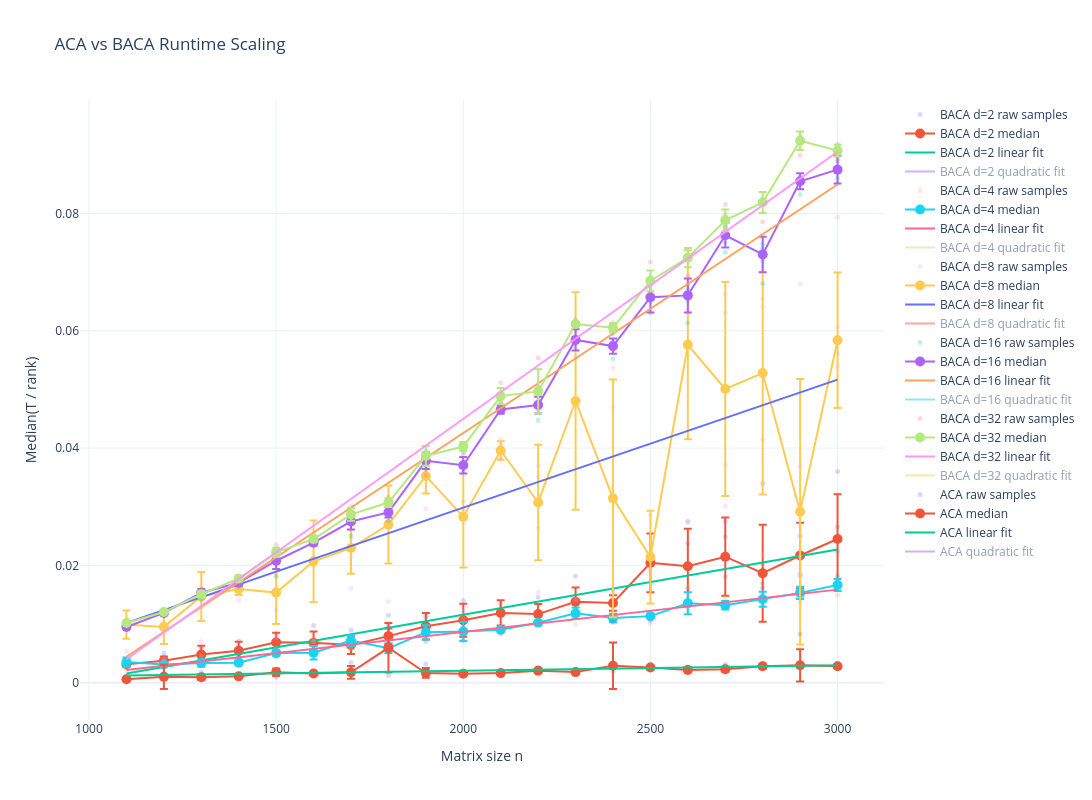

The notebook cell saved with this chart:
### Code cell
import pandas as pd
import numpy as np
import plotly.graph_objects as go

# =========================================================
# LOAD CSV DATA
# =========================================================

baca = pd.read_csv("baca_results.csv")
aca = pd.read_csv("aca_results.csv")

# =========================================================
# CREATE FIGURE
# =========================================================

fig = go.Figure()

# =========================================================
# BACA ANALYSIS
# =========================================================

d_values = sorted(baca["d"].unique())

for d in d_values:

    # -----------------------------------------------------
    # FILTER d
    # -----------------------------------------------------

    df = baca[baca["d"] == d].copy()

    # -----------------------------------------------------
    # GROUP BY n
    #
    # We now compute robust statistics because
    # every repeat is stored individually.
    # -----------------------------------------------------

    grouped = (
        df.groupby("n")
        .agg({
            "elapsed": ["median", "mean", "std"],
            "rank": ["median", "mean", "std"],
            "T_over_rank": ["median", "mean", "std"],
            "T_over_nk": ["median", "mean", "std"],
            "T_over_nk2": ["median", "mean", "std"]
        })
    )

    # flatten multi-index columns
    grouped.columns = [
        "_".join(col).strip()
        for col in grouped.columns.values
    ]

    grouped = grouped.reset_index()

    # -----------------------------------------------------
    # USE MEDIAN T/rank
    #
    # Median is MUCH more stable for randomized
    # algorithms than mean.
    # -----------------------------------------------------

    x = grouped["n"].to_numpy()

    y = grouped["T_over_rank_median"].to_numpy()

    y_std = grouped["T_over_rank_std"].to_numpy()

    # -----------------------------------------------------
    # RAW MEASUREMENTS (faint)
    # -----------------------------------------------------

    fig.add_trace(
        go.Scatter(
            x=df["n"],
            y=df["T_over_rank"],
            mode='markers',
            opacity=0.25,
            marker=dict(size=5),
            name=f'BACA d={d} raw samples'
        )
    )

    # -----------------------------------------------------
    # MEDIAN + ERROR BARS
    # -----------------------------------------------------

    fig.add_trace(
        go.Scatter(
            x=x,
            y=y,
            mode='markers+lines',
            error_y=dict(
                type='data',
                array=y_std,
                visible=True
            ),
            marker=dict(size=10),
            name=f'BACA d={d} median'
        )
    )

    # -----------------------------------------------------
    # LINEAR FIT TO MEDIAN
    # -----------------------------------------------------

    coeff_lin = np.polyfit(x, y, 1)

    fit_lin = np.poly1d(coeff_lin)

    x_fit = np.linspace(
        np.min(x),
        np.max(x),
        300
    )

    fig.add_trace(
        go.Scatter(
            x=x_fit,
            y=fit_lin(x_fit),
            mode='lines',
            name=f'BACA d={d} linear fit'
        )
    )

    # -----------------------------------------------------
    # QUADRATIC FIT TO MEDIAN
    # -----------------------------------------------------

    coeff_quad = np.polyfit(x, y, 2)

    fit_quad = np.poly1d(coeff_quad)

    fig.add_trace(
        go.Scatter(
            x=x_fit,
            y=fit_quad(x_fit),
            mode='lines',
            visible='legendonly',
            name=f'BACA d={d} quadratic fit'
        )
    )

    # -----------------------------------------------------
    # PRINT STATS
    # -----------------------------------------------------

    print("\n================================================")
    print(f"BACA d = {d}")
    print("================================================")

    print("\nMedian T/rank values:")
    print(grouped[["n", "T_over_rank_median"]])

    print("\nStd(T/rank):")
    print(grouped[["n", "T_over_rank_std"]])

    print("\nLinear coefficients:")
    print(coeff_lin)

    print("\nQuadratic coefficients:")
    print(coeff_quad)

# =========================================================
# ACA ANALYSIS
# =========================================================

grouped_aca = (
    aca.groupby("n")
    .agg({
        "elapsed": ["median", "mean", "std"],
        "rank": ["median", "mean", "std"],
        "T_over_rank": ["median", "mean", "std"],
        "T_over_nk": ["median", "mean", "std"],
        "T_over_nk2": ["median", "mean", "std"]
    })
)

grouped_aca.columns = [
    "_".join(col).strip()
    for col in grouped_aca.columns.values
]

grouped_aca = grouped_aca.reset_index()

# ---------------------------------------------------------
# MEDIAN DATA
# ---------------------------------------------------------

x_aca = grouped_aca["n"].to_numpy()

y_aca = grouped_aca["T_over_rank_median"].to_numpy()

y_std_aca = grouped_aca["T_over_rank_std"].to_numpy()

# ---------------------------------------------------------
# RAW ACA SAMPLES
# ---------------------------------------------------------

fig.add_trace(
    go.Scatter(
        x=aca["n"],
        y=aca["T_over_rank"],
        mode='markers',
        opacity=0.25,
        marker=dict(size=5),
        name='ACA raw samples'
    )
)

# ---------------------------------------------------------
# ACA MEDIAN + ERROR BARS
# ---------------------------------------------------------

fig.add_trace(
    go.Scatter(
        x=x_aca,
        y=y_aca,
        mode='markers+lines',
        error_y=dict(
            type='data',
            array=y_std_aca,
            visible=True
        ),
        marker=dict(size=10),
        name='ACA median'
    )
)

# ---------------------------------------------------------
# ACA LINEAR FIT
# ---------------------------------------------------------

coeff_lin_aca = np.polyfit(x_aca, y_aca, 1)

fit_lin_aca = np.poly1d(coeff_lin_aca)

x_fit_aca = np.linspace(
    np.min(x_aca),
    np.max(x_aca),
    300
)

fig.add_trace(
    go.Scatter(
        x=x_fit_aca,
        y=fit_lin_aca(x_fit_aca),
        mode='lines',
        name='ACA linear fit'
    )
)

# ---------------------------------------------------------
# ACA QUADRATIC FIT
# ---------------------------------------------------------

coeff_quad_aca = np.polyfit(x_aca, y_aca, 2)

fit_quad_aca = np.poly1d(coeff_quad_aca)

fig.add_trace(
    go.Scatter(
        x=x_fit_aca,
        y=fit_quad_aca(x_fit_aca),
        mode='lines',
        visible='legendonly',
        name='ACA quadratic fit'
    )
)

# =========================================================
# PRINT ACA STATS
# =========================================================

print("\n================================================")
print("ACA")
print("================================================")

print("\nMedian T/rank values:")
print(grouped_aca[["n", "T_over_rank_median"]])

print("\nStd(T/rank):")
print(grouped_aca[["n", "T_over_rank_std"]])

print("\nLinear coefficients:")
print(coeff_lin_aca)

print("\nQuadratic coefficients:")
print(coeff_quad_aca)

# =========================================================
# LAYOUT
# =========================================================

fig.update_layout(
    title="ACA vs BACA Runtime Scaling",
    xaxis_title="Matrix size n",
    yaxis_title="Median(T / rank)",
    template="plotly_white",
    hovermode="closest",
    width=1400,
    height=800
)

# =========================================================
# SHOW
# =========================================================

fig.show()

### Figure 1 — Plotly figure (JSON) as saved in the notebook; plotly's stock layout.template omitted (floating-point values rounded to 4 significant figures; data arrays with more than 128 entries replaced by an {"elided": "..."} marker saying what was removed)
{"data": [{"marker": {"size": 5}, "mode": "markers", "name": "BACA d=2 raw samples", "opacity": 0.25, "type": "scatter", "x": [1100, 1100, 1100, 1100, 1200, 1200, 1200, 1200, 1300, 1300, 1300, 1300, 1400, 1400, 1400, 1400, 1500, 1500, 1500, 1500, 1600, 1600, 1600, 1600, 1700, 1700, 1700, 1700, 1800, 1800, 1800, 1800, 1900, 1900, 1900, 1900, 2000, 2000, 2000, 2000, 2100, 2100, 2100, 2100, 2200, 2200, 2200, 2200, 2300, 2300, 2300, 2300, 2400, 2400, 2400, 2400, 2500, 2500, 2500, 2500, 2600, 2600, 2600, 2600, 2700, 2700, 2700, 2700, 2800, 2800, 2800, 2800, 2900, 2900, 2900, 2900, 3000, 3000, 3000, 3000], "y": [0.003333, 0.003447, 0.002977, 0.002909, 0.004375, 0.004182, 0.003276, 0.002882, 0.006, 0.006067, 0.003343, 0.003579, 0.007125, 0.00625, 0.004645, 0.003745, 0.0083, 0.006526, 0.007222, 0.004449, 0.00975, 0.006647, 0.007, 0.005159, 0.009, 0.007111, 0.005767, 0.005679, 0.007385, 0.006758, 0.009687, 0.008484, 0.01133, 0.01129, 0.00796, 0.00702, 0.014, 0.01129, 0.01, 0.007212, 0.01344, 0.01173, 0.01206, 0.008345, 0.01459, 0.01174, 0.01165, 0.01059, 0.01818, 0.014, 0.01262, 0.01358, 0.01411, 0.01584, 0.01296, 0.01308, 0.02033, 0.02062, 0.02053, 0.01046, 0.02371, 0.0274, 0.016, 0.01381, 0.02743, 0.0249, 0.01807, 0.01272, 0.034, 0.02039, 0.01695, 0.01621, 0.02978, 0.02502, 0.01834, 0.01828, 0.0266, 0.036, 0.02241, 0.01813]}, {"error_y": {"array": [0.0002638, 0.0007152, 0.001489, 0.001528, 0.001624, 0.001915, 0.001552, 0.001288, 0.002238, 0.00282, 0.002164, 0.001712, 0.002459, 0.001331, 0.005019, 0.006395, 0.006671, 0.008278, 0.005596, 0.007636], "type": "data", "visible": true}, "marker": {"size": 10}, "mode": "markers+lines", "name": "BACA d=2 median", "type": "scatter", "x": [1100, 1200, 1300, 1400, 1500, 1600, 1700, 1800, 1900, 2000, 2100, 2200, 2300, 2400, 2500, 2600, 2700, 2800, 2900, 3000], "y": [0.003155, 0.003729, 0.004789, 0.005448, 0.006874, 0.006824, 0.006439, 0.007934, 0.009623, 0.01064, 0.0119, 0.0117, 0.01379, 0.0136, 0.02043, 0.01986, 0.02148, 0.01867, 0.02168, 0.02451]}, {"mode": "lines", "name": "BACA d=2 linear fit", "type": "scatter", "x": {"elided": "300 float values"}, "y": {"elided": "300 float values"}}, {"mode": "lines", "name": "BACA d=2 quadratic fit", "type": "scatter", "visible": "legendonly", "x": {"elided": "300 float values"}, "y": {"elided": "300 float values"}}, {"marker": {"size": 5}, "mode": "markers", "name": "BACA d=4 raw samples", "opacity": 0.25, "type": "scatter", "x": [1100, 1100, 1100, 1100, 1200, 1200, 1200, 1200, 1300, 1300, 1300, 1300, 1400, 1400, 1400, 1400, 1500, 1500, 1500, 1500, 1600, 1600, 1600, 1600, 1700, 1700, 1700, 1700, 1800, 1800, 1800, 1800, 1900, 1900, 1900, 1900, 2000, 2000, 2000, 2000, 2100, 2100, 2100, 2100, 2200, 2200, 2200, 2200, 2300, 2300, 2300, 2300, 2400, 2400, 2400, 2400, 2500, 2500, 2500, 2500, 2600, 2600, 2600, 2600, 2700, 2700, 2700, 2700, 2800, 2800, 2800, 2800, 2900, 2900, 2900, 2900, 3000, 3000, 3000, 3000], "y": [0.00231, 0.003651, 0.003368, 0.004192, 0.002925, 0.003109, 0.003263, 0.003074, 0.003124, 0.003228, 0.00348, 0.004551, 0.003131, 0.003776, 0.003532, 0.003304, 0.004953, 0.005139, 0.004796, 0.005809, 0.005078, 0.005044, 0.005131, 0.007371, 0.005775, 0.007258, 0.007085, 0.008077, 0.004985, 0.005256, 0.006467, 0.006556, 0.007683, 0.007403, 0.009487, 0.0098, 0.007149, 0.008335, 0.009121, 0.01096, 0.008474, 0.009005, 0.009383, 0.009068, 0.01032, 0.01075, 0.01007, 0.01014, 0.009958, 0.01165, 0.01204, 0.01206, 0.01023, 0.01068, 0.01138, 0.01182, 0.01094, 0.01137, 0.01132, 0.0114, 0.01436, 0.01636, 0.0122, 0.01273, 0.01303, 0.01447, 0.01282, 0.01337, 0.01557, 0.01522, 0.01322, 0.01318, 0.01477, 0.01378, 0.01598, 0.01585, 0.01489, 0.01707, 0.01701, 0.01631]}, {"error_y": {"array": [0.0007914, 0.0001387, 0.000654, 0.00028, 0.000446, 0.001144, 0.000953, 0.0008115, 0.001225, 0.0016, 0.0003772, 0.0003037, 0.0009965, 0.000712, 0.0002146, 0.001873, 0.000734, 0.001274, 0.001032, 0.001013], "type": "data", "visible": true}, "marker": {"size": 10}, "mode": "markers+lines", "name": "BACA d=4 median", "type": "scatter", "x": [1100, 1200, 1300, 1400, 1500, 1600, 1700, 1800, 1900, 2000, 2100, 2200, 2300, 2400, 2500, 2600, 2700, 2800, 2900, 3000], "y": [0.00351, 0.003092, 0.003354, 0.003418, 0.005046, 0.005104, 0.007172, 0.005862, 0.008585, 0.008728, 0.009037, 0.01023, 0.01184, 0.01103, 0.01135, 0.01354, 0.0132, 0.01422, 0.01531, 0.01666]}, {"mode": "lines", "name": "BACA d=4 linear fit", "type": "scatter", "x": {"elided": "300 float values"}, "y": {"elided": "300 float values"}}, {"mode": "lines", "name": "BACA d=4 quadratic fit", "type": "scatter", "visible": "legendonly", "x": {"elided": "300 float values"}, "y": {"elided": "300 float values"}}, {"marker": {"size": 5}, "mode": "markers", "name": "BACA d=8 raw samples", "opacity": 0.25, "type": "scatter", "x": [1100, 1100, 1100, 1100, 1200, 1200, 1200, 1200, 1300, 1300, 1300, 1300, 1400, 1400, 1400, 1400, 1500, 1500, 1500, 1500, 1600, 1600, 1600, 1600, 1700, 1700, 1700, 1700, 1800, 1800, 1800, 1800, 1900, 1900, 1900, 1900, 2000, 2000, 2000, 2000, 2100, 2100, 2100, 2100, 2200, 2200, 2200, 2200, 2300, 2300, 2300, 2300, 2400, 2400, 2400, 2400, 2500, 2500, 2500, 2500, 2600, 2600, 2600, 2600, 2700, 2700, 2700, 2700, 2800, 2800, 2800, 2800, 2900, 2900, 2900, 2900, 3000, 3000, 3000, 3000], "y": [0.005315, 0.009739, 0.01008, 0.01052, 0.004018, 0.009033, 0.009999, 0.01023, 0.006987, 0.01449, 0.01494, 0.0162, 0.01405, 0.01601, 0.0159, 0.01612, 0.007749, 0.01239, 0.01833, 0.0191, 0.006986, 0.02133, 0.02014, 0.02123, 0.0161, 0.02141, 0.02453, 0.026, 0.01386, 0.02737, 0.02655, 0.02746, 0.02967, 0.0351, 0.03541, 0.03631, 0.01219, 0.02724, 0.02931, 0.03092, 0.03805, 0.04051, 0.03868, 0.04145, 0.01546, 0.02634, 0.03512, 0.03705, 0.01419, 0.04798, 0.04809, 0.05561, 0.01533, 0.01584, 0.04703, 0.05367, 0.009978, 0.0192, 0.02366, 0.02858, 0.02764, 0.0577, 0.05752, 0.0631, 0.03007, 0.03706, 0.0631, 0.06623, 0.02185, 0.04148, 0.06411, 0.06538, 0.0186, 0.02145, 0.03686, 0.06799, 0.05412, 0.05607, 0.06071, 0.07939]}, {"error_y": {"array": [0.00242, 0.002914, 0.004175, 0.0009874, 0.005346, 0.006979, 0.00438, 0.006646, 0.003009, 0.008616, 0.001581, 0.009858, 0.01853, 0.02026, 0.007909, 0.01611, 0.01823, 0.02072, 0.02265, 0.01155], "type": "data", "visible": true}, "marker": {"size": 10}, "mode": "markers+lines", "name": "BACA d=8 median", "type": "scatter", "x": [1100, 1200, 1300, 1400, 1500, 1600, 1700, 1800, 1900, 2000, 2100, 2200, 2300, 2400, 2500, 2600, 2700, 2800, 2900, 3000], "y": [0.009909, 0.009516, 0.01471, 0.01595, 0.01536, 0.02069, 0.02297, 0.02696, 0.03525, 0.02828, 0.03959, 0.03073, 0.04803, 0.03143, 0.02143, 0.05761, 0.05008, 0.0528, 0.02915, 0.05839]}, {"mode": "lines", "name": "BACA d=8 linear fit", "type": "scatter", "x": {"elided": "300 float values"}, "y": {"elided": "300 float values"}}, {"mode": "lines", "name": "BACA d=8 quadratic fit", "type": "scatter", "visible": "legendonly", "x": {"elided": "300 float values"}, "y": {"elided": "300 float values"}}, {"marker": {"size": 5}, "mode": "markers", "name": "BACA d=16 raw samples", "opacity": 0.25, "type": "scatter", "x": [1100, 1100, 1100, 1100, 1200, 1200, 1200, 1200, 1300, 1300, 1300, 1300, 1400, 1400, 1400, 1400, 1500, 1500, 1500, 1500, 1600, 1600, 1600, 1600, 1700, 1700, 1700, 1700, 1800, 1800, 1800, 1800, 1900, 1900, 1900, 1900, 2000, 2000, 2000, 2000, 2100, 2100, 2100, 2100, 2200, 2200, 2200, 2200, 2300, 2300, 2300, 2300, 2400, 2400, 2400, 2400, 2500, 2500, 2500, 2500, 2600, 2600, 2600, 2600, 2700, 2700, 2700, 2700, 2800, 2800, 2800, 2800, 2900, 2900, 2900, 2900, 3000, 3000, 3000, 3000], "y": [0.009173, 0.009645, 0.00934, 0.009704, 0.01174, 0.01173, 0.01206, 0.01234, 0.01415, 0.01515, 0.01552, 0.01553, 0.01632, 0.01703, 0.01704, 0.01758, 0.01814, 0.02055, 0.02104, 0.02119, 0.02327, 0.02375, 0.02403, 0.02458, 0.02506, 0.02705, 0.02804, 0.0279, 0.02756, 0.02888, 0.02919, 0.02962, 0.0364, 0.03705, 0.03945, 0.03861, 0.03593, 0.03697, 0.03719, 0.03931, 0.04648, 0.04659, 0.04657, 0.04803, 0.04473, 0.04737, 0.04731, 0.04794, 0.0582, 0.05796, 0.05869, 0.06183, 0.05523, 0.05734, 0.05744, 0.05827, 0.06303, 0.06498, 0.06649, 0.06921, 0.06134, 0.06514, 0.0679, 0.06694, 0.07339, 0.07507, 0.07751, 0.07773, 0.06805, 0.07194, 0.07409, 0.07479, 0.08323, 0.08504, 0.08624, 0.08595, 0.08512, 0.08603, 0.08892, 0.09008]}, {"error_y": {"array": [0.000252, 0.0002906, 0.0006516, 0.0005153, 0.00142, 0.0005504, 0.001376, 0.0008923, 0.0014, 0.001415, 0.0007406, 0.001432, 0.001799, 0.001298, 0.002607, 0.002896, 0.002076, 0.003031, 0.001358, 0.002345], "type": "data", "visible": true}, "marker": {"size": 10}, "mode": "markers+lines", "name": "BACA d=16 median", "type": "scatter", "x": [1100, 1200, 1300, 1400, 1500, 1600, 1700, 1800, 1900, 2000, 2100, 2200, 2300, 2400, 2500, 2600, 2700, 2800, 2900, 3000], "y": [0.009493, 0.0119, 0.01533, 0.01703, 0.0208, 0.02389, 0.02748, 0.02904, 0.03783, 0.03708, 0.04658, 0.04734, 0.05845, 0.05739, 0.06573, 0.06604, 0.07629, 0.07302, 0.0855, 0.08748]}, {"mode": "lines", "name": "BACA d=16 linear fit", "type": "scatter", "x": {"elided": "300 float values"}, "y": {"elided": "300 float values"}}, {"mode": "lines", "name": "BACA d=16 quadratic fit", "type": "scatter", "visible": "legendonly", "x": {"elided": "300 float values"}, "y": {"elided": "300 float values"}}, {"marker": {"size": 5}, "mode": "markers", "name": "BACA d=32 raw samples", "opacity": 0.25, "type": "scatter", "x": [1100, 1100, 1100, 1100, 1200, 1200, 1200, 1200, 1300, 1300, 1300, 1300, 1400, 1400, 1400, 1400, 1500, 1500, 1500, 1500, 1600, 1600, 1600, 1600, 1700, 1700, 1700, 1700, 1800, 1800, 1800, 1800, 1900, 1900, 1900, 1900, 2000, 2000, 2000, 2000, 2100, 2100, 2100, 2100, 2200, 2200, 2200, 2200, 2300, 2300, 2300, 2300, 2400, 2400, 2400, 2400, 2500, 2500, 2500, 2500, 2600, 2600, 2600, 2600, 2700, 2700, 2700, 2700, 2800, 2800, 2800, 2800, 2900, 2900, 2900, 2900, 3000, 3000, 3000, 3000], "y": [0.01016, 0.01031, 0.01012, 0.01017, 0.01199, 0.01189, 0.01223, 0.01211, 0.01455, 0.01482, 0.01535, 0.0159, 0.01688, 0.01757, 0.01795, 0.01806, 0.02182, 0.02188, 0.02256, 0.0235, 0.02367, 0.02431, 0.02496, 0.02468, 0.02737, 0.02852, 0.02889, 0.03004, 0.03024, 0.03011, 0.03118, 0.03166, 0.03543, 0.03841, 0.03896, 0.03894, 0.03886, 0.04014, 0.0404, 0.04048, 0.04785, 0.0489, 0.04883, 0.05114, 0.04655, 0.04878, 0.05057, 0.05538, 0.06112, 0.0611, 0.06122, 0.06162, 0.0597, 0.0601, 0.06096, 0.06139, 0.06787, 0.06807, 0.06896, 0.07172, 0.06936, 0.07238, 0.07255, 0.07292, 0.07751, 0.07792, 0.07977, 0.08155, 0.07858, 0.0818, 0.08199, 0.08251, 0.08995, 0.09188, 0.09294, 0.09354, 0.08939, 0.09053, 0.09092, 0.09182]}, {"error_y": {"array": [8.376e-05, 0.0001459, 0.0005982, 0.0005333, 0.0007841, 0.0005552, 0.001097, 0.0007462, 0.001687, 0.000754, 0.001392, 0.003753, 0.0002459, 0.0007711, 0.001773, 0.001647, 0.001856, 0.001788, 0.001576, 0.001007], "type": "data", "visible": true}, "marker": {"size": 10}, "mode": "markers+lines", "name": "BACA d=32 median", "type": "scatter", "x": [1100, 1200, 1300, 1400, 1500, 1600, 1700, 1800, 1900, 2000, 2100, 2200, 2300, 2400, 2500, 2600, 2700, 2800, 2900, 3000], "y": [0.01017, 0.01205, 0.01509, 0.01776, 0.02222, 0.02449, 0.0287, 0.03071, 0.03868, 0.04027, 0.04886, 0.04967, 0.06117, 0.06053, 0.06851, 0.07247, 0.07885, 0.08189, 0.09241, 0.09073]}, {"mode": "lines", "name": "BACA d=32 linear fit", "type": "scatter", "x": {"elided": "300 float values"}, "y": {"elided": "300 float values"}}, {"mode": "lines", "name": "BACA d=32 quadratic fit", "type": "scatter", "visible": "legendonly", "x": {"elided": "300 float values"}, "y": {"elided": "300 float values"}}, {"marker": {"size": 5}, "mode": "markers", "name": "ACA raw samples", "opacity": 0.25, "type": "scatter", "x": [1100, 1100, 1100, 1100, 1200, 1200, 1200, 1200, 1300, 1300, 1300, 1300, 1400, 1400, 1400, 1400, 1500, 1500, 1500, 1500, 1600, 1600, 1600, 1600, 1700, 1700, 1700, 1700, 1800, 1800, 1800, 1800, 1900, 1900, 1900, 1900, 2000, 2000, 2000, 2000, 2100, 2100, 2100, 2100, 2200, 2200, 2200, 2200, 2300, 2300, 2300, 2300, 2400, 2400, 2400, 2400, 2500, 2500, 2500, 2500, 2600, 2600, 2600, 2600, 2700, 2700, 2700, 2700, 2800, 2800, 2800, 2800, 2900, 2900, 2900, 2900, 3000, 3000, 3000, 3000], "y": [0.0006, 0.000549, 0.0005854, 0.0007857, 0.00075, 0.0007841, 0.005, 0.001206, 0.0007727, 0.001102, 0.001778, 0.0007778, 0.001154, 0.001194, 0.001, 0.0008333, 0.002349, 0.001426, 0.0009189, 0.002125, 0.0016, 0.001179, 0.001884, 0.001549, 0.003429, 0.002302, 0.001133, 0.001231, 0.001208, 0.0065, 0.0115, 0.0054, 0.001596, 0.0032, 0.001364, 0.00172, 0.001467, 0.001407, 0.001576, 0.001724, 0.001567, 0.001878, 0.001699, 0.001478, 0.002217, 0.002593, 0.00175, 0.001886, 0.002143, 0.001745, 0.001689, 0.001867, 0.002559, 0.0104, 0.003211, 0.001885, 0.002415, 0.002394, 0.002745, 0.003136, 0.002711, 0.002198, 0.002171, 0.00215, 0.002253, 0.002329, 0.002254, 0.003154, 0.003133, 0.003241, 0.002406, 0.0025, 0.0083, 0.0033, 0.002622, 0.002578, 0.002699, 0.002874, 0.002745, 0.003333]}, {"error_y": {"array": [0.000106, 0.002054, 0.0004726, 0.0001641, 0.000655, 0.00029, 0.001076, 0.004232, 0.0008332, 0.0001394, 0.000174, 0.0003763, 0.0002021, 0.003961, 0.0003484, 0.0002698, 0.0004392, 0.0004281, 0.002753, 0.0002901], "type": "data", "visible": true}, "marker": {"size": 10}, "mode": "markers+lines", "name": "ACA median", "type": "scatter", "x": [1100, 1200, 1300, 1400, 1500, 1600, 1700, 1800, 1900, 2000, 2100, 2200, 2300, 2400, 2500, 2600, 2700, 2800, 2900, 3000], "y": [0.0005927, 0.0009953, 0.0009401, 0.001077, 0.001776, 0.001574, 0.001766, 0.00595, 0.001658, 0.001521, 0.001633, 0.002052, 0.001806, 0.002885, 0.00258, 0.002184, 0.002291, 0.002817, 0.002961, 0.002809]}, {"mode": "lines", "name": "ACA linear fit", "type": "scatter", "x": {"elided": "300 float values"}, "y": {"elided": "300 float values"}}, {"mode": "lines", "name": "ACA quadratic fit", "type": "scatter", "visible": "legendonly", "x": {"elided": "300 float values"}, "y": {"elided": "300 float values"}}], "layout": {"height": 800, "hovermode": "closest", "title": {"text": "ACA vs BACA Runtime Scaling"}, "width": 1400, "xaxis": {"title": {"text": "Matrix size n"}}, "yaxis": {"title": {"text": "Median(T / rank)"}}}}
